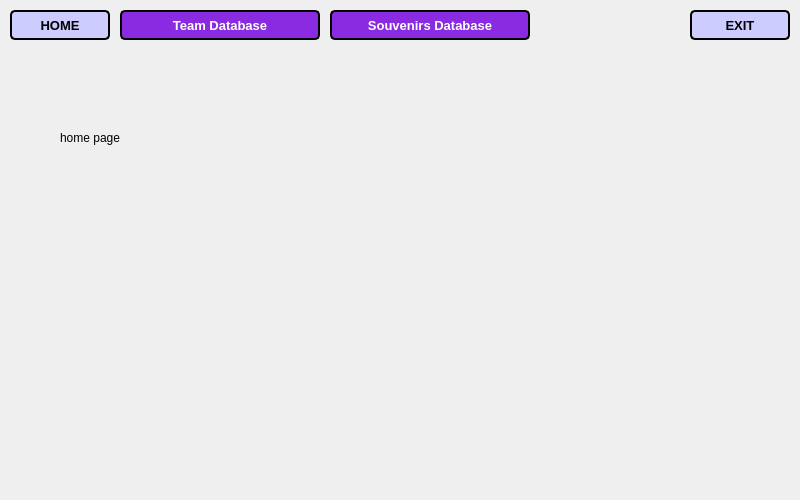
<?xml version="1.0" encoding="UTF-8"?>
<ui version="4.0">
 <class>Admin</class>
 <widget class="QWidget" name="Admin">
  <property name="geometry">
   <rect>
    <x>0</x>
    <y>0</y>
    <width>800</width>
    <height>500</height>
   </rect>
  </property>
  <property name="windowTitle">
   <string>Admin Window</string>
  </property>
  <widget class="QStackedWidget" name="stackedWidget">
   <property name="geometry">
    <rect>
     <x>0</x>
     <y>50</y>
     <width>800</width>
     <height>450</height>
    </rect>
   </property>
   <widget class="QWidget" name="homePage">
    <widget class="QLabel" name="homeTitle">
     <property name="geometry">
      <rect>
       <x>60</x>
       <y>80</y>
       <width>91</width>
       <height>16</height>
      </rect>
     </property>
     <property name="text">
      <string>home page</string>
     </property>
    </widget>
    <widget class="QLabel" name="label">
     <property name="geometry">
      <rect>
       <x>0</x>
       <y>110</y>
       <width>800</width>
       <height>350</height>
      </rect>
     </property>
     <property name="text">
      <string/>
     </property>
     <property name="pixmap">
      <pixmap resource="images.qrc">:/images/Mudkips.jpg</pixmap>
     </property>
     <property name="scaledContents">
      <bool>false</bool>
     </property>
     <property name="alignment">
      <set>Qt::AlignCenter</set>
     </property>
    </widget>
   </widget>
  </widget>
  <widget class="QPushButton" name="homeButton">
   <property name="geometry">
    <rect>
     <x>10</x>
     <y>10</y>
     <width>100</width>
     <height>30</height>
    </rect>
   </property>
   <property name="font">
    <font>
     <pointsize>10</pointsize>
     <weight>75</weight>
     <bold>true</bold>
    </font>
   </property>
   <property name="styleSheet">
    <string notr="true">background-color:#ccccff;
border-style: solid;
border-color: black;
border-width: 2px;
border-radius: 5px;
color: black;</string>
   </property>
   <property name="text">
    <string>HOME</string>
   </property>
  </widget>
  <widget class="QPushButton" name="page1Button">
   <property name="geometry">
    <rect>
     <x>120</x>
     <y>10</y>
     <width>200</width>
     <height>30</height>
    </rect>
   </property>
   <property name="font">
    <font>
     <pointsize>10</pointsize>
     <weight>75</weight>
     <bold>true</bold>
    </font>
   </property>
   <property name="styleSheet">
    <string notr="true">background-color:#8a2be2;
border-style: solid;
border-color: black;
border-width: 2px;
border-radius: 5px;
color: white;</string>
   </property>
   <property name="text">
    <string>Team Database</string>
   </property>
  </widget>
  <widget class="QPushButton" name="page2Button">
   <property name="geometry">
    <rect>
     <x>330</x>
     <y>10</y>
     <width>200</width>
     <height>30</height>
    </rect>
   </property>
   <property name="font">
    <font>
     <pointsize>10</pointsize>
     <weight>75</weight>
     <bold>true</bold>
    </font>
   </property>
   <property name="styleSheet">
    <string notr="true">background-color:#8a2be2;
border-style: solid;
border-color: black;
border-width: 2px;
border-radius: 5px;
color: white;</string>
   </property>
   <property name="text">
    <string>Souvenirs Database</string>
   </property>
  </widget>
  <widget class="QPushButton" name="exitButton">
   <property name="geometry">
    <rect>
     <x>690</x>
     <y>10</y>
     <width>100</width>
     <height>30</height>
    </rect>
   </property>
   <property name="font">
    <font>
     <pointsize>10</pointsize>
     <weight>75</weight>
     <bold>true</bold>
    </font>
   </property>
   <property name="styleSheet">
    <string notr="true">background-color:#ccccff;
border-style: solid;
border-color: black;
border-width: 2px;
border-radius: 5px;
color: black;</string>
   </property>
   <property name="text">
    <string>EXIT</string>
   </property>
  </widget>
 </widget>
 <resources>
  <include location="images.qrc"/>
 </resources>
 <connections/>
</ui>
